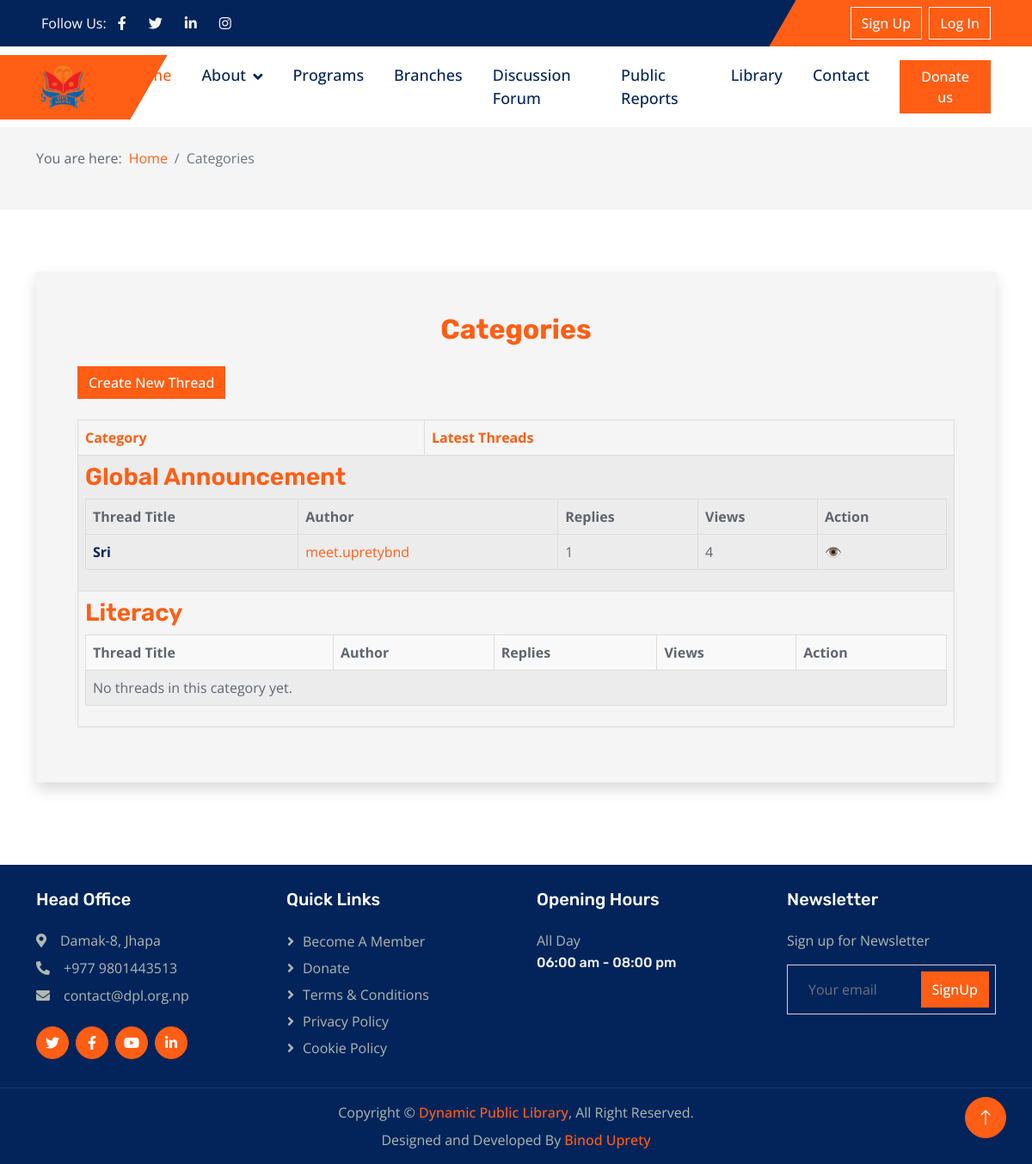
Before: /discussion/ with the older database file.
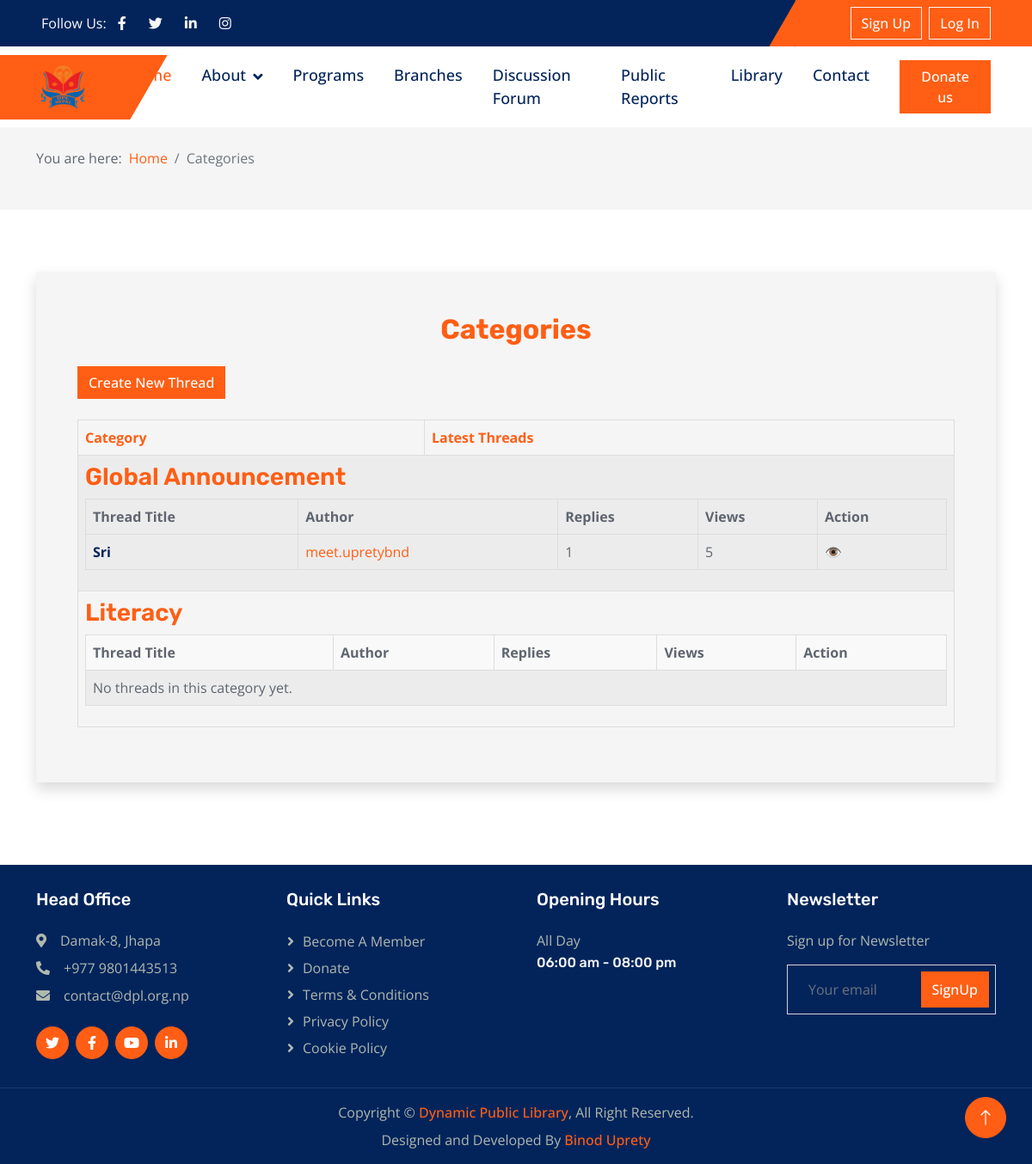
After: the same page with the newer database file.
### forum/models.py (models this page shows, shortened)
class Category(models.Model):
    name = models.CharField(max_length=100, unique=True)

class Thread(models.Model):
    title = models.CharField(max_length=255)
    author = models.ForeignKey(User, on_delete=models.CASCADE, related_name="threads")
    content = models.TextField()
    category = models.ForeignKey('Category', on_delete=models.CASCADE, related_name="threads")
    created_at = models.DateTimeField(auto_now_add=True)
    updated_at = models.DateTimeField(auto_now=True)
    view_count = models.PositiveIntegerField(default=0)
    likes = models.ManyToManyField(User, related_name="liked_threads", blank=True)
    views = models.IntegerField(default=0)
    last_reply = models.ForeignKey('Reply', on_delete=models.SET_NULL, null=True, blank=True, related_name="last_replied_thread")

### forum/views.py (the view)
# urls.py: path('', views.category_list, name='category_list'),
def category_list(request):
    categories = Category.objects.all().order_by('id')  # Orders by the creation order
    for category in categories:
        category.latest_threads = category.threads.all().order_by('-created_at')[:5]
    paginator = Paginator(categories, 5)  # Display 5 categories per page
    page_number = request.GET.get('page')
    page_obj = paginator.get_page(page_number)
    return render(request, 'discussion/category_list.html', {
        'categories': page_obj,
    })

### templates/discussion/category_list.html (shortened to what this page needs)
{% extends 'base.html' %}
{% load static %}
{% block content %}
<div class="container-fluid bg-light py-3 mb-4">
    <div class="container-fluid bg-light py-2 mb-4">
        <div class="container">
            <div class="row align-items-center">
                <div class="col-lg-12 d-flex justify-content-start align-items-center">
                    <p class="mb-0 me-2">You are here:</p>
                    <nav aria-label="breadcrumb">
                        <ol class="breadcrumb mb-0">
                            <li class="breadcrumb-item"><a href="{% url 'home' %}" class="text-primary">Home</a></li>
                            <li class="breadcrumb-item active" aria-current="page">Categories</li>
                        </ol>
                    </nav>
                </div>
            </div>
        </div>
    </div>
</div>
<div class="container-xxl py-5">
    <div class="container">
        <div class="row justify-content-center">
            <div class="col-lg-12">
                <div class="wow fadeInUp shadow p-5 bg-light rounded" data-wow-delay="0.1s">
                    <h2 class="text-center mb-4 text-primary">Categories</h2>
                    <a href="{% url 'create_thread' %}" class="btn btn-primary mb-4">Create New Thread</a>
                    <table class="table table-bordered bg-light table-striped">
                        <thead>
                            <tr class="text-primary">
                                <th scope="col">Category</th>
                                <th scope="col">Latest Threads</th>
                            </tr>
                        </thead>
                        <tbody>
                            {% for category in categories %}
                            <tr class="category-item">
                                <td colspan="2">
                                    <h3 class="category-name text-primary">
                                        <a href="{% url 'category_threads' category_id=category.id %}" class="text-primary">{{ category.name }}</a>
                                    </h3>
                                    <table class="table table-bordered bg-light table-striped">
                                        <thead>
                                            <tr class="text-secondary">
                                                <th scope="col">Thread Title</th>
                                                <th scope="col">Author</th>
                                                <th scope="col">Replies</th>
                                                <th scope="col">Views</th>
                                                <th scope="col">Action</th>
                                            </tr>
                                        </thead>
                                        <tbody>
                                            {% for thread in category.latest_threads %}
                                            <tr class="thread-item">
                                                <td>
                                                    <a href="{% url 'thread_detail' thread.id %}" class="text-dark font-weight-bold">{{ thread.title }}</a>
                                                </td>
<td><a href="{% url 'profile' username=thread.author.username %}">{{ thread.author.username }}</a></td>
                                                <td>{{ thread.replies.count }}</td>
                                                <td>{{ thread.views }}</td>
                                                <td>
                                                    <a href="{% url 'thread_detail' thread.id %}" class="text-secondary">👁️</a>
                                                </td>
                                            </tr>
                                            {% empty %}
                                            <tr>
                                                <td colspan="5">No threads in this category yet.</td>
                                            </tr>
                                            {% endfor %}
                                        </tbody>
                                    </table>
                                </td>
                            </tr>
                            {% endfor %}
                        </tbody>
                    </table>
                </div>
            </div>
        </div>
    </div>
</div>
{% endblock %}

### templates/base.html (shortened to what this page needs)
{% load static %}
<!DOCTYPE html>
<html lang="en">
<head>
    <link href="https://cdnjs.cloudflare.com/ajax/libs/font-awesome/5.10.0/css/all.min.css" rel="stylesheet">
    <link href="https://cdn.jsdelivr.net/npm/bootstrap-icons@1.4.1/font/bootstrap-icons.css" rel="stylesheet">
    <link href="{% static 'lib/animate/animate.min.css' %}" rel="stylesheet">
    <link href="{% static 'lib/owlcarousel/assets/owl.carousel.min.css' %}" rel="stylesheet">
    <link href="{% static 'css/bootstrap.min.css' %}" rel="stylesheet">
    <link href="{% static 'css/style.css' %}" rel="stylesheet">
</head>
<body>
    <div class="container-fluid bg-dark px-0">
        <div class="row g-0 d-none d-lg-flex">
            <div class="col-lg-6 ps-5 text-start">
                <div class="h-100 d-inline-flex align-items-center text-white">
                    <span>Follow Us:</span>
                    <a class="btn btn-link text-light" href="https://www.facebook.com/dpllibrary/"><i class="fab fa-facebook-f"></i></a>
                    <a class="btn btn-link text-light" href="https://twitter.com/dpllibrary"><i class="fab fa-twitter"></i></a>
                    <a class="btn btn-link text-light" href="https://www.linkedin.com/company/dpllibrary"><i class="fab fa-linkedin-in"></i></a>
                    <a class="btn btn-link text-light" href="https://www.instagram.com/dpllibrary/"><i class="fab fa-instagram"></i></a>
                </div>
            </div>
            <div class="col-lg-6 text-end">
                <div class="h-100 topbar-right d-inline-flex align-items-center text-white py-2 px-5">
                    {% if user.is_authenticated %}
                        <a href="{% url 'profile' username=request.user.username %}" class="btn btn-outline-light ms-3">Profile</a>
                        <a href="{% url 'logout' %}" class="btn btn-outline-light ms-2">Logout</a>
                    {% else %}
                        <a href="{% url 'sign_up' %}" class="btn btn-outline-light ms-3">Sign Up</a>
                        <a href="{% url 'login' %}" class="btn btn-outline-light ms-2">Log In</a>
                    {% endif %}
                </div>
            </div>
        </div>
    </div>
    {% include 'include/navbar.html' %}
    {% block content %}
    {% endblock %}
    {% include 'include/footer.html' %}
</body>
</html>

### templates/include/navbar.html (shortened to what this page needs)
{% load static %}
    <nav class="navbar navbar-expand-lg bg-white navbar-light sticky-top py-0 pe-5">
       <a href="{% url 'home' %}" class="navbar-brand ps-5 me-0">
        <img src="{% static 'img/logo1.png' %}" alt="DPL Logo" class="d-inline-block align-top" style="height: 50px;">
        </a>
        <div class="collapse navbar-collapse" id="navbarCollapse">
            <div class="navbar-nav ms-auto p-4 p-lg-0">
                <a href="{% url 'home' %}" class="nav-item nav-link active">Home</a>
                <div class="nav-item dropdown">
                    <a href="#" class="nav-link dropdown-toggle" data-bs-toggle="dropdown">About</a>
                </div>
                <a href="{% url 'program_list' %}" class="nav-item nav-link">Programs</a>
                <a href="{% url 'branch_details' %}" class="nav-item nav-link">Branches</a>
                <a href="{% url 'category_list' %}" class="nav-item nav-link">Discussion Forum</a>
                <a href="{% url 'public_project_list' %}" class="nav-item nav-link">Public Reports</a>
                <a href="#" class="nav-item nav-link">Library</a>
                <a href="{% url 'contact' %}" class="nav-item nav-link">Contact</a>
            </div>
            <a href="#" class="btn btn-primary px-3 d-none d-lg-block">Donate us</a>
        </div>
    </nav>

### templates/include/footer.html (shortened to what this page needs)
    <div class="container-fluid bg-dark footer mt-5 py-5 wow fadeIn" data-wow-delay="0.1s">
        <div class="container py-1">
            <div class="row g-5">
                <div class="col-lg-3 col-md-6">
                    <h5 class="text-white mb-4">Head Office</h5>
                    <p class="mb-2"><i class="fa fa-map-marker-alt me-3"></i>Damak-8, Jhapa</p>
                    <p class="mb-2"><i class="fa fa-phone-alt me-3"></i>+977 9801443513</p>
                    <p class="mb-2"><i class="fa fa-envelope me-3"></i>contact@dpl.org.np</p>
                    <div class="d-flex pt-3">
                        <a class="btn btn-square btn-primary rounded-circle me-2" href="https://www.facebook.com/dpllibrary/"><i
                                class="fab fa-twitter"></i></a>
                        <a class="btn btn-square btn-primary rounded-circle me-2" href="https://www.facebook.com/dpllibrary/"><i
                                class="fab fa-facebook-f"></i></a>
                        <a class="btn btn-square btn-primary rounded-circle me-2" href="https://www.facebook.com/dpllibrary/"><i
                                class="fab fa-youtube"></i></a>
                        <a class="btn btn-square btn-primary rounded-circle me-2" href="https://www.facebook.com/dpllibrary/"><i
                                class="fab fa-linkedin-in"></i></a>
                    </div>
                </div>
                <div class="col-lg-3 col-md-6">
                    <h5 class="text-white mb-4">Quick Links</h5>
                    <a class="btn btn-link" href="#">Become a member</a>
                    <a class="btn btn-link" href="#">Donate</a>
                    <a class="btn btn-link" href="{% url 'terms_conditions' %}">Terms & Conditions</a>
                    <a class="btn btn-link" href="{% url 'privacy_policy' %}">Privacy Policy</a>
                    <a class="btn btn-link" href="{% url 'cookie' %}">Cookie Policy</a>
                </div>
                <div class="col-lg-3 col-md-6">
                    <h5 class="text-white mb-4">Opening Hours</h5>
                    <p class="mb-1">All Day</p>
                    <h6 class="text-light">06:00 am - 08:00 pm</h6>
                </div>
                <div class="col-lg-3 col-md-6">
                    <h5 class="text-white mb-4">Newsletter</h5>
                    <p>Sign up for Newsletter</p>
                    <div class="position-relative w-100">
                        <input class="form-control bg-transparent w-100 py-3 ps-4 pe-5" type="text"
                            placeholder="Your email">
                        <button type="button"
                            class="btn btn-primary py-2 position-absolute top-0 end-0 mt-2 me-2">SignUp</button>
                    </div>
                </div>
            </div>
        </div>
    </div>
    <div class="container-fluid copyright bg-dark py-2">
        <div class="container text-center">
            <p class="mb-2">Copyright &copy; <a class="fw-semi-bold" href="{% url 'home' %}">Dynamic Public Library</a>, All Right Reserved.
            </p>
            <p class="mb-0">Designed and Developed By <a class="fw-semi-bold" href="https://www.linkedin.com/in/upretybnd/">Binod Uprety</a></p>
        </div>
    </div>
    <a href="#" class="btn btn-lg btn-primary btn-lg-square rounded-circle back-to-top"><i
            class="bi bi-arrow-up"></i></a>

### dpl/static/css/style.css (style rules this page uses)
:root { --primary: #FF5E14; --secondary: #5F656F; --light: #F5F5F5; --dark: #02245B; }
.back-to-top { position: fixed; display: none; right: 30px; bottom: 30px; z-index: 99; }
h1, h2, .h1, .h2, .fw-bold { font-weight: 700 !important; }
h3, h4, .h3, .h4, .fw-medium { font-weight: 600 !important; }
h5, h6, .h5, .h6, .fw-semi-bold { font-weight: 500 !important; }
.btn { transition: .5s; font-weight: 500; }
.btn-primary, .btn-outline-primary:hover { color: #FFFFFF; }
.btn-square { width: 38px; height: 38px; }
.btn-lg-square { width: 48px; height: 48px; }
.btn-square, .btn-sm-square, .btn-lg-square { padding: 0; display: flex; align-items: center; justify-content: center; font-weight: normal; }
.topbar-right { position: relative; background: var(--primary); }
.topbar-right::before { position: absolute; content: ""; width: 30px; height: 100%; top: 0; left: -15px; transform: skewX(-30deg); background-color: var(--primary); }
.navbar.sticky-top { top: -100px; transition: .5s; }
.navbar .navbar-brand { position: relative; padding-right: 50px; height: 75px; display: flex; align-items: center; background: var(--primary); }
.navbar .navbar-brand::after { position: absolute; content: ""; width: 50px; height: 100%; top: 0; right: -25px; transform: skewX(-30deg); background-color: var(--primary); }
.navbar .navbar-nav .nav-link { margin-right: 35px; padding: 20px 0; color: var(--dark); font-size: 18px; font-weight: 500; outline: none; }
.navbar .navbar-nav .nav-link:hover, .navbar .navbar-nav .nav-link.active { color: var(--primary); }
.navbar .dropdown-toggle::after { border: none; content: "\f107"; font-family: "Font Awesome 5 Free"; font-weight: 900; vertical-align: middle; margin-left: 8px; }
.footer { color: #B0B9AE; }
.footer .btn.btn-link { display: block; margin-bottom: 5px; padding: 0; text-align: left; color: #B0B9AE; font-weight: normal; text-transform: capitalize; transition: .3s; }
.footer .btn.btn-link::before { position: relative; content: "\f105"; font-family: "Font Awesome 5 Free"; font-weight: 900; margin-right: 10px; }
.copyright { color: #B0B9AE; border-top: 1px solid rgba(255, 255, 255, .1); }

### templates/discussion/category_list.html (style rules this page uses)
.text-dark { color: #343a40; }
.font-weight-bold { font-weight: 700; }
.table-striped tbody tr:nth-of-type(odd) { background-color: #f9f9f9; }
.table-bordered { border: 1px solid #ddd; }

### templates/include/footer.html (style rules this page uses)
.footer { padding-top: 1.5rem !important; padding-bottom: 1.5rem !important; }
.copyright { padding-top: 1rem !important; padding-bottom: 1rem !important; margin-top: 0 !important; }

Changed rows visible on the page:
changed Thread "Sri": views "4" → "5"
